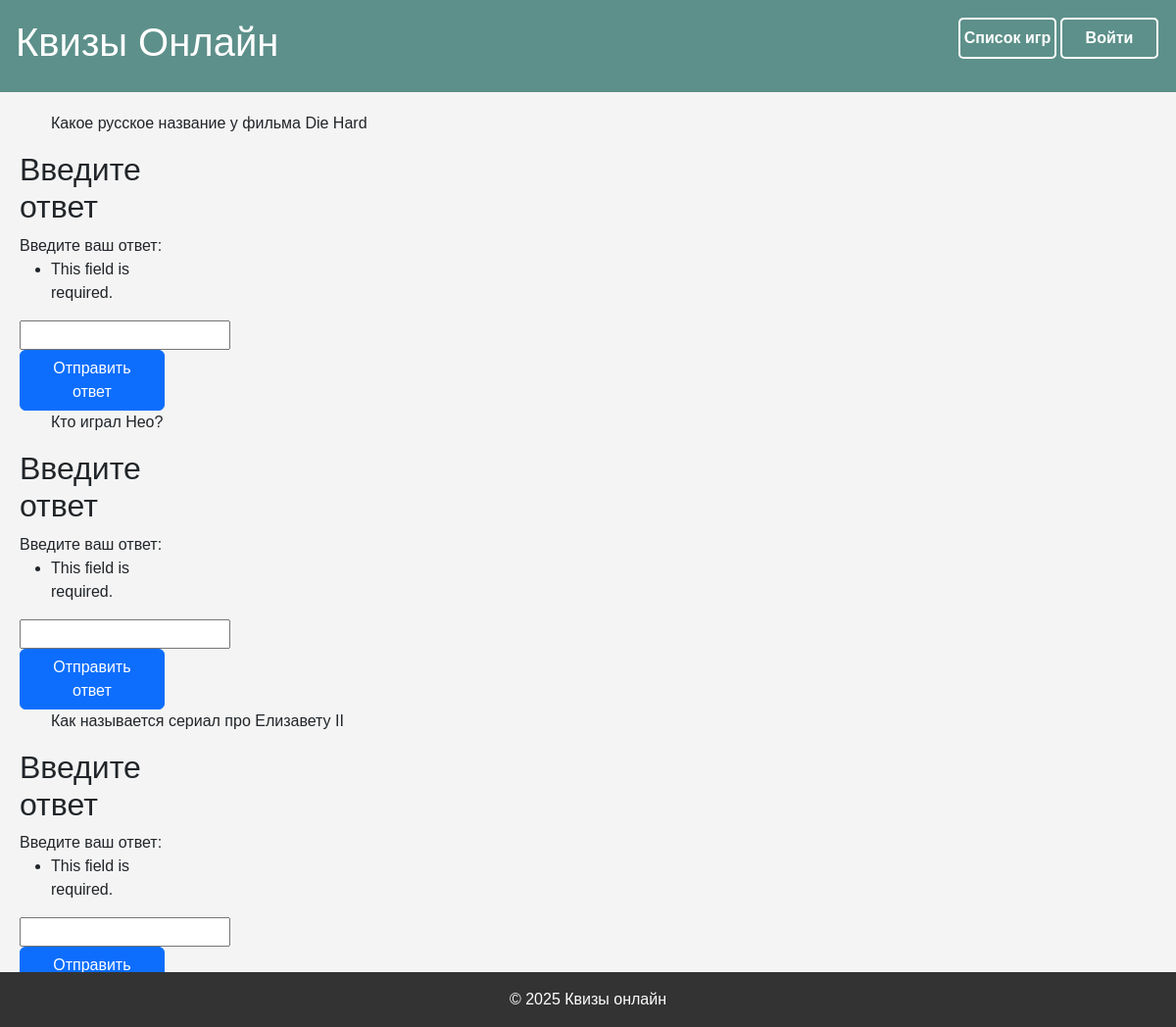
The page /games/answers on the database its author committed.
### core/models.py (models this page shows)
class Questions (models.Model):
    name_game = models.ForeignKey(GamesList, blank=True, null=True, on_delete=models.SET_NULL, verbose_name='Название игры')
    text = models.CharField(max_length=256, verbose_name='Текст вопроса', blank=True, null=True)
    ans = models.CharField(max_length=256, verbose_name='Ответ', blank=True, null=True)
    class Meta:
        verbose_name = 'Вопросы игры'
        verbose_name_plural = 'Вопросы игры'
    def __str__(self):
        return self.text

### core/views.py (the view, shortened to what this page needs)
# urls.py: path('games/answers', views.answers, name='answers')
def answers(request):
    answers_form = AnswersAddForm(request.POST)
    question_list = Questions.objects.all()
    return render(request, 'answers.html', {'question_list': question_list, 'answers_form': answers_form}, )

### core/forms.py
class AnswersAddForm(forms.Form):
    answer_team = forms.CharField(label='Введите ваш ответ:')

### templates/answers.html (shortened to what this page needs)
{% extends 'base.html' %}
{% block content %}
<div>
    {% for question in question_list %}
    <ul>{{ question }}</ul>
    <div class="col-sm-5">
        <h2>Введите ответ</h2>
        <form  method="post" action="{% url 'answers' %}">
            {{ answers_form }}
            <button type="submit" class="btn btn-primary">Отправить ответ</button>
        </form>
    </div>
    {% endfor %}
</div>
{% endblock %}

### static/css/index.css (style rules this page uses)
* { box-sizing: border-box; }
.btn { border: none; outline: none; padding: 12px 16px; background-color: white; cursor: pointer; }
:root { --font-color: #266382; --bg-color: #C6EDFD; --selections-color: #008BD1; --blocks-color: #22CCEE; --tasks-color: #AF0080; --title-color: #FFF; --borders-color: white; --column-color: #EEF9FF; --blocks-margin: 28px; }

### templates/base.html (style rules this page uses)
:root { --font-color: #266382; --bg-color: #C6EDFD; --selections-color: #008BD1; --blocks-color: #22CCEE; --tasks-color: #AF0080; --title-color: #FFF; --borders-color: white; --column-color: #EEF9FF; --blocks-margin: 28px; }

### rows shown on the page
Questions: text "Какое русское название у фильма Die Hard"
Questions: text "Кто играл Нео?"
Questions: text "Как называется сериал про Елизавету II"
